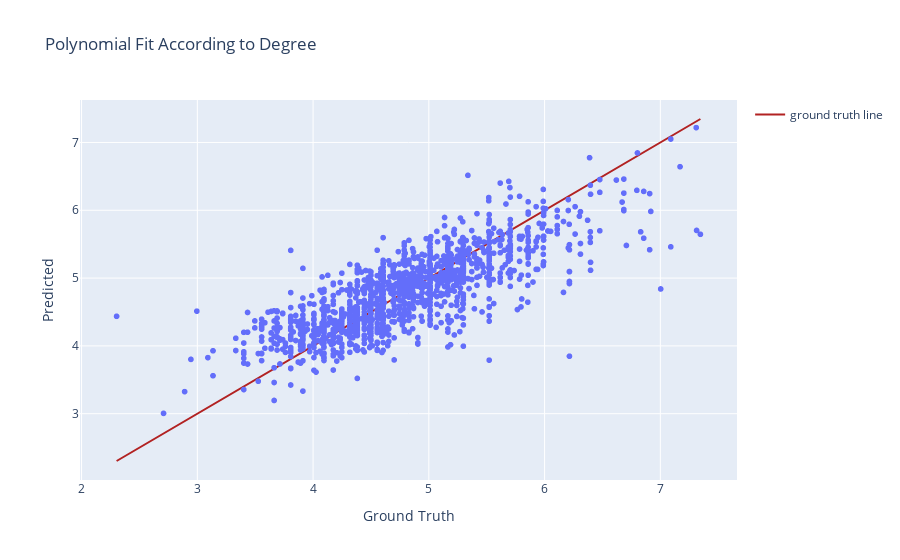

The cell this chart's notebook holds for it:
### Code cell
plot_graphs(y_test, yhat_test, degree=1)

### Figure 1 — Plotly figure (JSON) as saved in the notebook; plotly's stock layout.template omitted (floating-point values rounded to 4 significant figures; data arrays with more than 128 entries replaced by an {"elided": "..."} marker saying what was removed)
{"data": [{"hovertemplate": "ground truth=%{x}<br>Predicted=%{y}<extra></extra>", "legendgroup": "", "marker": {"color": "#636efa", "symbol": "circle"}, "mode": "markers", "name": "", "showlegend": false, "type": "scattergl", "x": {"elided": "1478 float values"}, "xaxis": "x", "y": {"elided": "1478 float values"}, "yaxis": "y"}, {"line": {"color": "firebrick", "width": 2}, "mode": "lines", "name": "ground truth line", "type": "scatter", "x": {"elided": "1478 float values"}, "y": {"elided": "1478 float values"}}], "layout": {"legend": {"tracegroupgap": 0}, "title": {"text": "Polynomial Fit According to Degree"}, "xaxis": {"anchor": "y", "domain": [0, 1], "title": {"text": "Ground Truth"}}, "yaxis": {"anchor": "x", "domain": [0, 1], "title": {"text": "Predicted"}}}}
